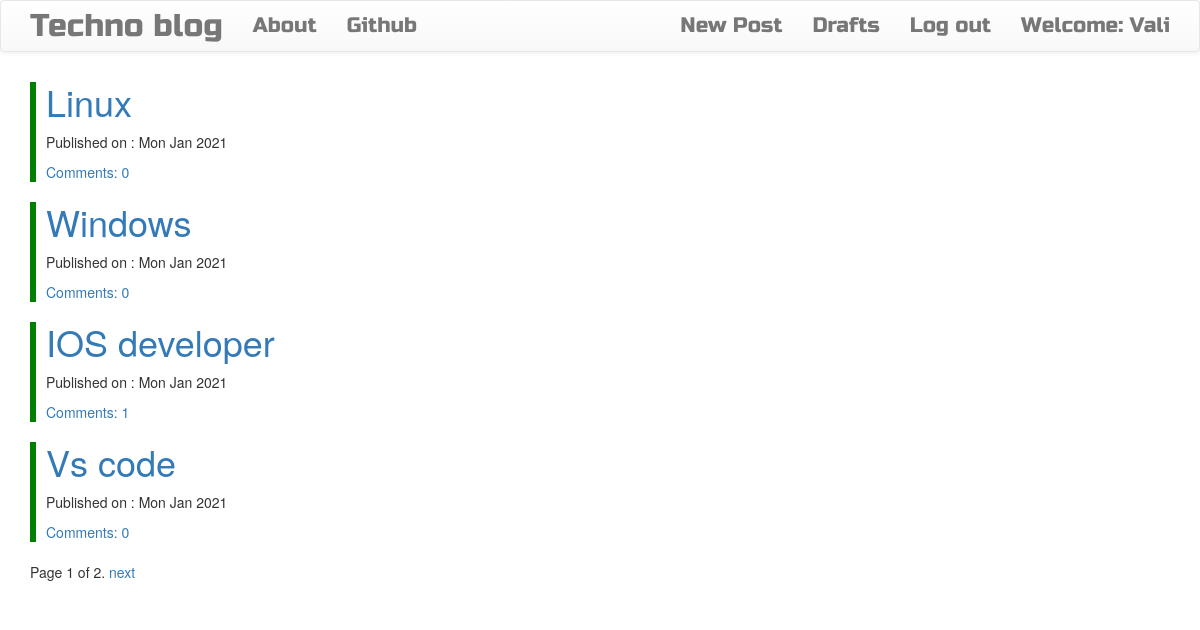
The page / (signed in) on the database its author committed.
### blog/models.py (models this page shows, shortened)
class Post(models.Model):
    author=models.ForeignKey('auth.User',on_delete=models.CASCADE)
    title=models.CharField(max_length=200)
    content=models.TextField()
    created_date=models.DateTimeField(default=timezone.now())
    published_date=models.DateTimeField(blank=True,null=True)
    def approved_comments(self):
        return self.comments.filter(approved_comment=True)

### blog/views.py (the view)
# urls.py: path('',views.PostListView.as_view(),name='post_list'),
class PostListView(ListView):
    paginator_class=SafePaginator
    model=Post
    context_object_name='posts'
    paginate_by=4
    def get_queryset(self):
        return Post.objects.filter(published_date__lte=timezone.now()).order_by('-published_date')

### blog/views.py (called while the page is built)
    def validate_number(self,number):
        try:
            return super(SafePaginator,self).validate_number(number)
        except EmptyPage:
            if number>0:
                return self.num_pages
            else:
                raise

### blog/templates/blog/post_list.html (shortened to what this page needs)
{% extends 'blog/base.html' %}
{% block content %}
<div class="centerstage">
    {% for post in posts %}
    <div style=" border-left: 6px solid green;
    height: 100px;">
        <div class="post" >
            <h1><a class="loader card-title" style="margin-left: 10px;" href="{% url 'post_detail' pk=post.pk %}">{{post.title}}</a></h1>
        </div>
        <div class='date'>
            <p style="margin-left: 10px;" >Published on : {{post.published_date|date:'D M Y'}}</p>
        </div>
    <a style="margin-left: 10px;"  href="{% url 'post_detail' pk=post.pk %}">Comments: {{post.approved_comments.count}}</a>
</div>
    {%endfor%}
</div>
{% if is_paginated %}
<div class="pagination">
    <span class="page-links">
        <span class="page-current">
            Page {{ page_obj.number }} of {{ page_obj.paginator.num_pages }}.
        </span>
        {% if page_obj.has_next %}
            <a href="?page={{ page_obj.next_page_number }}">next</a>
        {% endif %}
    </span>
</div>
{% else %}
    <h3>My Cars</h3>
    <p>No cars found!!! :(</p>
{% endif %}
{% endblock content %}

### blog/templates/blog/base.html (shortened to what this page needs)
<!DOCTYPE html>
{% load static %}
<html>
<head>
      <link rel="stylesheet" href="https://maxcdn.bootstrapcdn.com/bootstrap/3.3.7/css/bootstrap.min.css"
>
    <link rel="stylesheet" href="https://maxcdn.bootstrapcdn.com/bootstrap/3.3.7/css/bootstrap-theme.min.css"
>
    <link rel="stylesheet" href="//cdn.jsdelivr.net/medium-editor/latest/css/medium-editor.min.css" type="text/css"
        media="screen" charset="utf-8">
    <link rel="stylesheet" href="{% static 'css/blog.css' %}">
<body >
    <nav class="navbar navbar-default techfont custom-navbar">
        <div class="container">
            <ul class="nav navbar-nav">
                <li><a class='navbar-brand bigbrand' href="{% url 'post_list' %}">Techno blog</a></li>
                <li><a href="{% url 'about'%}">About</a></li>
                <li><a href="https://www.github.com">Github</a></li>
            </ul>
            <ul class="nav navbar-nav navbar-right">
                {% if user.is_authenticated %}
                <li>
                    <a href="{% url 'post_new' %}">New Post</a>
                </li>
                <li>
                    <a href="{% url 'post_draft_list' %}">Drafts</a>
                </li>
                <li>
                    <a href="{% url 'logout' %}">Log out</a>
                </li>
                <li>
                    <a>Welcome: {{ user.username }}</a>
                </li>
                {% else %}
                <li><a class='nav navbar-right' href="{% url 'login' %}"><span
                            class="glyphicon glyphicon-user"></span></a></li>
                {% endif %}
            </ul>
        </div>
    </nav>
    <div class="content container">
        <div class="row">
            <div class="col-md-8">
                <div class="blog_posts">
                    {% block content %}
                    {% endblock %}
                </div>
            </div>
        </div>
    </div>
</body>
</html>

### blog/static/css/blog.css (style rules this page uses)
.techfont { font-family: 'Russo One', sans-serif; font-size: 1.5em; margin-bottom: 10px; }
.centerstage { margin-left: auto; margin-right: auto; }
.bigbrand { font-size: 1.5em; }
.loader { filter:hue-rotate(0deg); color: linear-gradient(45deg,#0f8,#08f); animation:hue 5000ms infinite linear; }

### rows shown on the page
Post: title "Linux", published_date "Mon Jan 2021", approved_comments.count "0"
Post: title "Windows", published_date "Mon Jan 2021", approved_comments.count "0"
Post: title "IOS developer", published_date "Mon Jan 2021", approved_comments.count "1"
Post: title "Vs code", published_date "Mon Jan 2021", approved_comments.count "0"

### other values the page prints
{{ user.username }} "Vali"
{{ page_obj.number }} "1"
{{ page_obj.paginator.num_pages }} "2"
